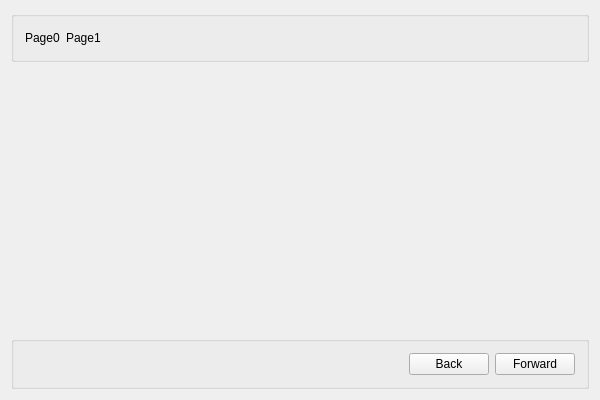
<?xml version="1.0" encoding="UTF-8"?>
<ui version="4.0">
 <class>WizardSampleClass</class>
 <widget class="QMainWindow" name="WizardSampleClass">
  <property name="geometry">
   <rect>
    <x>0</x>
    <y>0</y>
    <width>600</width>
    <height>400</height>
   </rect>
  </property>
  <property name="windowTitle">
   <string>WizardSample</string>
  </property>
  <widget class="QWidget" name="centralWidget">
   <layout class="QVBoxLayout" name="verticalLayout">
    <item>
     <widget class="QGroupBox" name="groupBox">
      <property name="title">
       <string/>
      </property>
      <layout class="QHBoxLayout" name="horizontalLayout">
       <item>
        <widget class="QLabel" name="label">
         <property name="text">
          <string>Page0</string>
         </property>
        </widget>
       </item>
       <item>
        <widget class="QLabel" name="label_2">
         <property name="text">
          <string>Page1</string>
         </property>
        </widget>
       </item>
       <item>
        <spacer name="horizontalSpacer_2">
         <property name="orientation">
          <enum>Qt::Horizontal</enum>
         </property>
         <property name="sizeHint" stdset="0">
          <size>
           <width>40</width>
           <height>20</height>
          </size>
         </property>
        </spacer>
       </item>
      </layout>
     </widget>
    </item>
    <item>
     <widget class="QStackedWidget" name="pagesWidget">
      <widget class="SomePage" name="page"/>
      <widget class="QWidget" name="page_2"/>
     </widget>
    </item>
    <item>
     <widget class="QGroupBox" name="groupBox_2">
      <property name="title">
       <string/>
      </property>
      <layout class="QHBoxLayout" name="horizontalLayout_2">
       <item>
        <spacer name="horizontalSpacer">
         <property name="orientation">
          <enum>Qt::Horizontal</enum>
         </property>
         <property name="sizeHint" stdset="0">
          <size>
           <width>40</width>
           <height>20</height>
          </size>
         </property>
        </spacer>
       </item>
       <item>
        <widget class="QPushButton" name="backButton">
         <property name="text">
          <string>Back</string>
         </property>
        </widget>
       </item>
       <item>
        <widget class="QPushButton" name="forwardButton">
         <property name="text">
          <string>Forward</string>
         </property>
        </widget>
       </item>
      </layout>
     </widget>
    </item>
   </layout>
  </widget>
 </widget>
 <layoutdefault spacing="6" margin="11"/>
 <customwidgets>
  <customwidget>
   <class>SomePage</class>
   <extends>QWidget</extends>
   <header>somepage.h</header>
   <container>1</container>
  </customwidget>
 </customwidgets>
 <resources>
  <include location="wizardsample.qrc"/>
 </resources>
 <connections>
  <connection>
   <sender>forwardButton</sender>
   <signal>clicked()</signal>
   <receiver>WizardSampleClass</receiver>
   <slot>forward()</slot>
   <hints>
    <hint type="sourcelabel">
     <x>551</x>
     <y>369</y>
    </hint>
    <hint type="destinationlabel">
     <x>767</x>
     <y>348</y>
    </hint>
   </hints>
  </connection>
  <connection>
   <sender>backButton</sender>
   <signal>clicked()</signal>
   <receiver>WizardSampleClass</receiver>
   <slot>back()</slot>
   <hints>
    <hint type="sourcelabel">
     <x>445</x>
     <y>363</y>
    </hint>
    <hint type="destinationlabel">
     <x>714</x>
     <y>273</y>
    </hint>
   </hints>
  </connection>
 </connections>
 <slots>
  <slot>forward()</slot>
  <slot>back()</slot>
 </slots>
</ui>
